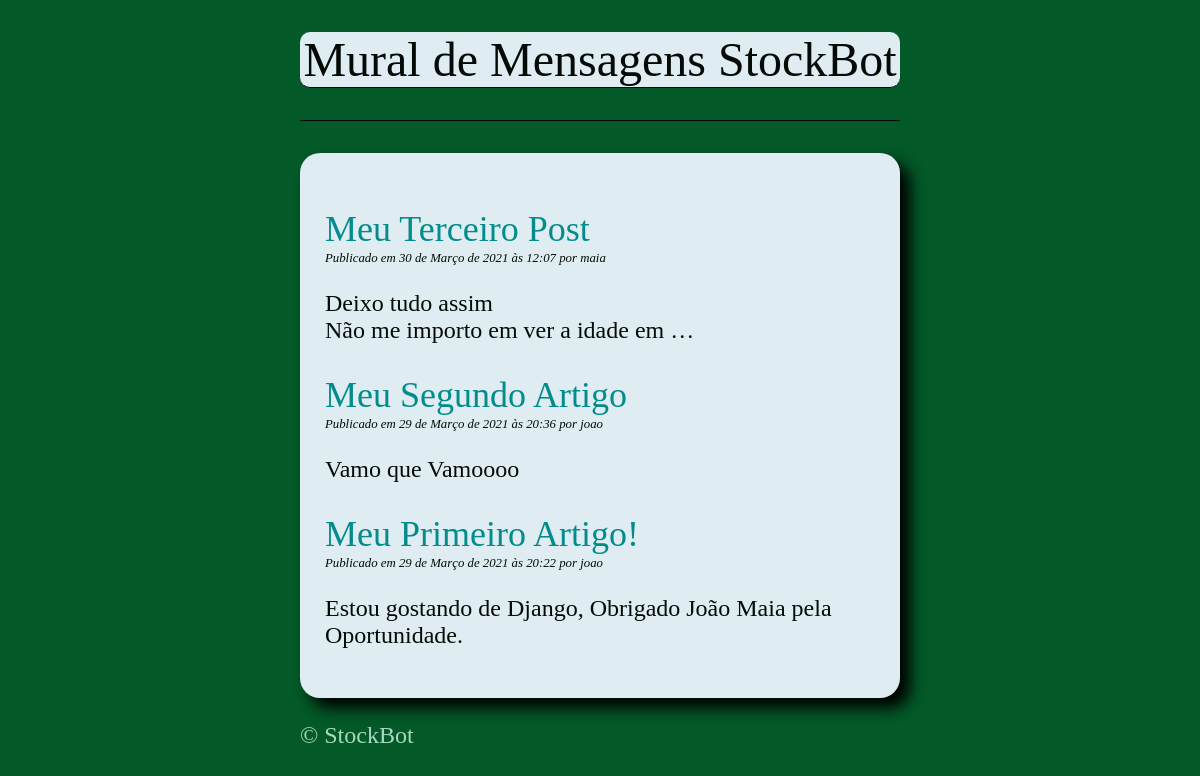
Screenshot of /blog/ with the database file from the repository.
### blog/models.py (models this page shows, shortened)
class Post(models.Model): #subclass da Model o nome é post pois haverão postagens
    title = models.CharField(max_length=255) # Todo post necessita um Título e o maximo serão 255 caracteres
    slug = models.SlugField(max_length=255, unique = True) # é o texto na url dos posts, por exemplo www.meusite.com/blog/ (o que estiver no slug) e ele será unico e não se repete na tabela
    author = models.ForeignKey(User, on_delete=models.CASCADE) #autor do post, o propio User ja vem com varias funções como nome , lastname, email , etc. many to one => um autor pdoe escrever varios posts e se usuário for excluído , os posts são deletados, como é um texto , não tem limite , diferente do titulo
    body = models.TextField()
    created = models.DateTimeField(auto_now_add=True) #essa tabela ira adicionar exatamente a hora que foi adicionado o post
    updated = models.DateTimeField(auto_now=True) # nesse caso a cada modificação no artigo, ele irá atualizar automaticamente.
    class Meta:
        ordering = ("-created",)
    def get_absolute_url(self): # fazer link para o url do artigo sozinho no propio blog, apertando no link e chegando ao artigo
        return reverse("blog:detail", kwargs={"slug": self.slug})

### blog/views.py (the view)
# urls.py: path("", views.PostListView.as_view(), name="list"),
class PostListView(ListView):
    model = Post

### blog/templates/blog/post_list.html (shortened to what this page needs)
{% extends "blog/base.html" %}
{% block content %}
    {% for post in post_list  %}
    <article>
        <h2> <a href="{{ post.get_absolute_url }}">
            {{ post.title| title }}
        </a>
        </h2>
        <p class="date">
            Publicado em {{ post.created }} por {{ post.author}}
        </p>
        {{ post.body|linebreaks|truncatewords:10 }}
    </article>
    {% endfor %}
{% endblock content %}

### blog/templates/blog/base.html (shortened to what this page needs)
{% load static %}
<!DOCTYPE html>
<html>
<head>
    <link rel="stylesheet" href="{% static 'css/blog.css' %}">
</head>
<body>
    <header>
        <h1> Mural de Mensagens StockBot <h1>
    </header>
    <main>
        {%block content%}
        {% endblock %}
    </main>
    <footer>
        <p>&copy; StockBot</p>
    </footer>
</body>
</html>

### blog/static/css/blog.css (style rules this page uses)
body { margin: 0 25%; font-family: Verdana; font-size: 1.5rem; color: #040a05; background-color: #035928; }
h1 { text-align: center; font-family: serif; font-weight: normal; border-bottom: 1px solid; background-color: #DFEDF2; border-radius: 10px; }
h2 { color: #000000; font-weight: normal; margin-bottom: 1px; }
a { color:#038C8C; text-decoration:none; }
p.date { font-size: 0.8rem; font-style: italic; margin-top: 1px; }
main { background-color: #DFEDF2; border-radius: 20px; padding: 25px; box-shadow: 10px 10px 15px black; }
footer { color: #A7D9C1; }

### rows the page displays
Post: title "Meu Terceiro Post", created "30 de Março de 2021 às 12:07", author "maia", body "Deixo tudo assim Não me importo em ver a idade em …"
Post: title "Meu Segundo Artigo", created "29 de Março de 2021 às 20:36", author "joao", body "Vamo que Vamoooo"
Post: title "Meu Primeiro Artigo!", created "29 de Março de 2021 às 20:22", author "joao", body "Estou gostando de Django, Obrigado João Maia pela Oportunidade."
